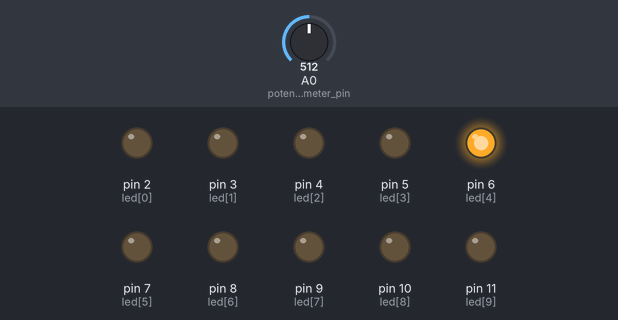
A sketch run on a simulated Arduino Uno, built with avr-gcc and run on an emulated ATmega328P. Shown: output pins drawn as LEDs (lit = HIGH). Inputs (shaded band) come from the test bench; at power-on: A0 (potentiometer_pin) = 512.

Above: at 1.2 s.
1.3 s: A0 (potentiometer_pin) set to 455
At 2.5 s:
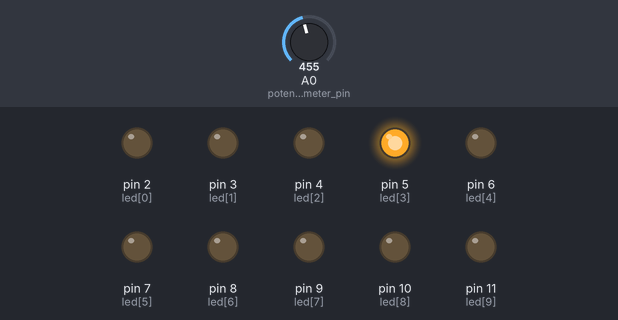
2.8 s: A0 (potentiometer_pin) set to 475
At 3.7 s:
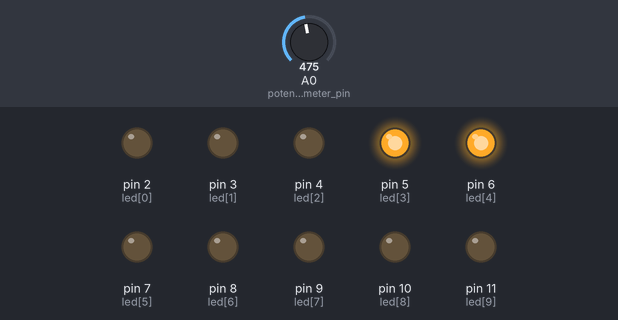
4.3 s: A0 (potentiometer_pin) set to 306
At 4.8 s:
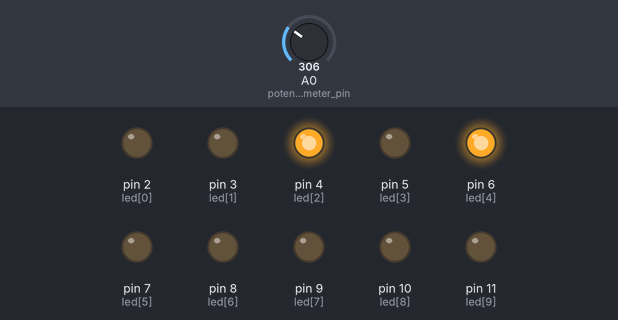
5.8 s: A0 (potentiometer_pin) set to 292
7.3 s: A0 (potentiometer_pin) set to 270
At 8.3 s:
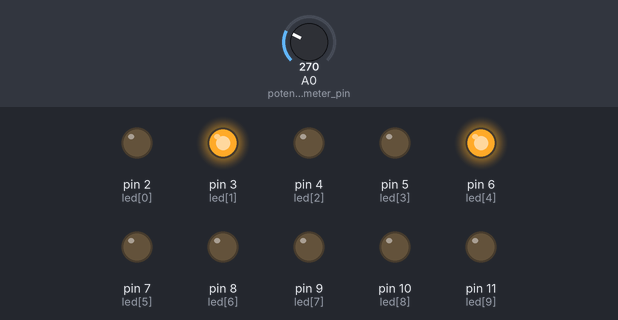
Timing chart, 0 to 9.8 s (numbered marks = the images above; inputs shaded):
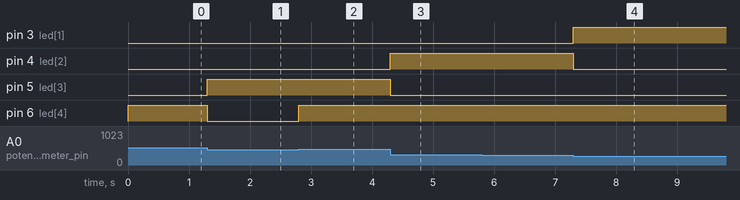

Measured:
- the behaviour switches between 280 and 279 on A0 (potentiometer_pin) (found by bisection; images 3 and 4)
- after the input at 1.3 s, pin 5 (led[3]): LOW → HIGH at once; pin 6 (led[4]): HIGH → LOW at once
- after the input at 2.8 s, pin 6 (led[4]): LOW → HIGH at once
- after the input at 4.3 s, pin 4 (led[2]): LOW → HIGH at once; pin 5 (led[3]): HIGH → LOW at once
- after the input at 5.8 s, every drawn part: stays the same
- after the input at 7.3 s, pin 3 (led[1]): LOW → HIGH at once; pin 4 (led[2]): HIGH → LOW at once

The sketch:

main.ino
```cpp
#define potentiometer_pin A0
int potentiometer_value;
int led[10] = {2, 3, 4, 5, 6, 7, 8, 9, 10, 11};

void setup() {

  pinMode(potentiometer_pin, INPUT);

  for (int i = 0; i < 10; i++){
    pinMode(led[i], OUTPUT); // Setting the 10 leds of bar graph
  }
}

void loop() {

  potentiometer_value = analogRead(potentiometer_pin);

  if (potentiometer_value > 93) {
    if (potentiometer_value > 186) {
      if (potentiometer_value > 279) {
        if (potentiometer_value > 372) {
          if (potentiometer_value > 465) {
            if (potentiometer_value > 558) {
              if (potentiometer_value > 651) {
                if (potentiometer_value > 744) {
                  if (potentiometer_value > 837) {
                    if (potentiometer_value > 930) {
                      digitalWrite(led[9], HIGH);
                    } else {
                      digitalWrite(led[9], LOW);
                      digitalWrite(led[8], HIGH);
                    }
                  } else {
                    digitalWrite(led[8], LOW);
                    digitalWrite(led[7], HIGH);
                  }
                } else {
                  digitalWrite(led[7], LOW);
                  digitalWrite(led[6], HIGH);
                }
              } else {
                digitalWrite(led[6], LOW);
                digitalWrite(led[5], HIGH);
              }
            } else {
              digitalWrite(led[5], LOW);
              digitalWrite(led[4], HIGH);
            }
          } else {
            digitalWrite(led[4], LOW);
            digitalWrite(led[3], HIGH);
          }
        } else {
          digitalWrite(led[3], LOW);
          digitalWrite(led[2], HIGH);
        }
      } else {
        digitalWrite(led[2], LOW);
        digitalWrite(led[1], HIGH);
      }
    } else {
      digitalWrite(led[1], LOW);
      digitalWrite(led[0], HIGH);
    }
  } else {
    digitalWrite(led[0], LOW);
  }
}
```
